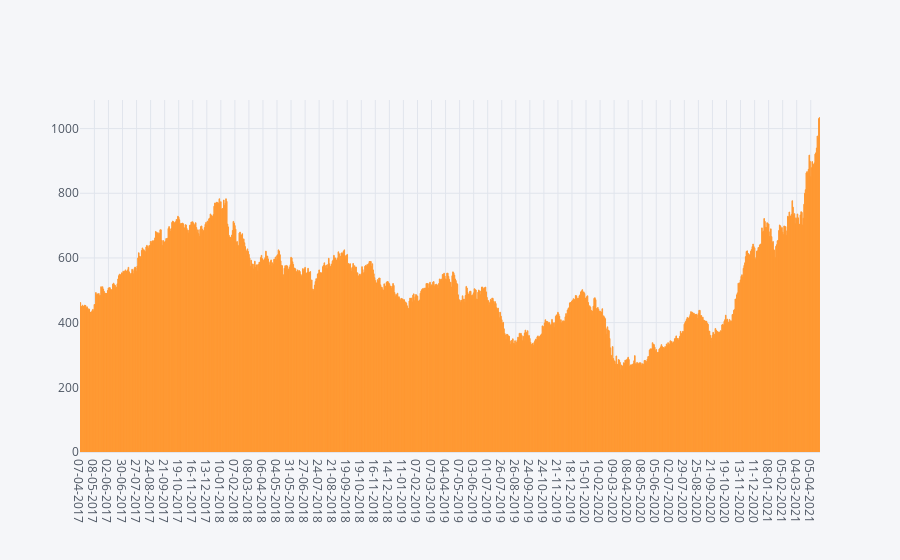

The code cell stored with this chart in its notebook:
### Code cell
df.iplot(x='Date',y='close',kind='bar',bins=None)

### Figure 1 — Plotly figure (JSON) as saved in the notebook; plotly's stock layout.template omitted (floating-point values rounded to 4 significant figures; data arrays with more than 128 entries replaced by an {"elided": "..."} marker saying what was removed)
{"data": [{"marker": {"color": "rgba(255, 153, 51, 0.6)", "line": {"color": "rgba(255, 153, 51, 1.0)", "width": 1}}, "name": "close", "orientation": "v", "text": "", "type": "bar", "x": {"elided": "1001 str values"}, "y": {"elided": "1001 int values"}}], "layout": {"legend": {"bgcolor": "#F5F6F9", "font": {"color": "#4D5663"}}, "paper_bgcolor": "#F5F6F9", "plot_bgcolor": "#F5F6F9", "title": {"font": {"color": "#4D5663"}}, "xaxis": {"gridcolor": "#E1E5ED", "showgrid": true, "tickfont": {"color": "#4D5663"}, "title": {"font": {"color": "#4D5663"}, "text": ""}, "zerolinecolor": "#E1E5ED"}, "yaxis": {"gridcolor": "#E1E5ED", "showgrid": true, "tickfont": {"color": "#4D5663"}, "title": {"font": {"color": "#4D5663"}, "text": ""}, "zerolinecolor": "#E1E5ED"}}}
